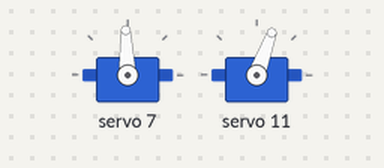
A sketch run on a simulated Arduino Uno, built with avr-gcc and run on an emulated ATmega328P. Shown: 2 × servo. What the sketch prints to the serial monitor is not drawn.

Above: at 0.05 s.
At 1.5 s:
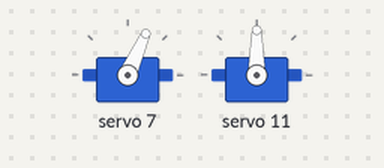
At 3.75 s:
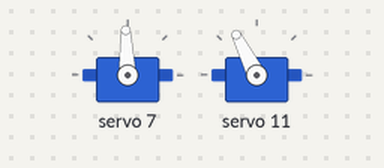
At 7.5 s:
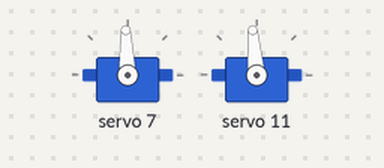
Timing chart, 0 to 9.8 s (numbered marks = the images above):
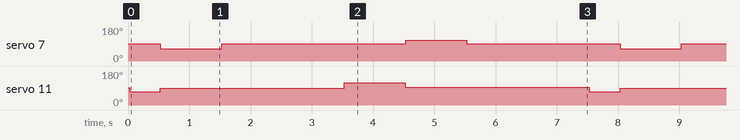

The sketch:

trote.ino
```cpp
#include <Wire.h>
#include <Adafruit_PWMServoDriver.h>

Adafruit_PWMServoDriver pwm = Adafruit_PWMServoDriver();

#define MOTORc 7
#define MOTORo 11

// --- AJUSTE ESTES DOIS ---
int MEU_ZERO = 366;   // ponto morto encontrado
int TEMPO_180 = 1000;  // Tempo para meia volta

void setup() {
  Serial.begin(9600); // Inicia a conversa com o computador
  pwm.begin();
  pwm.setPWMFreq(60);

  Serial.println("--- SpotMicro: Teste de Direcao ---");
  pwm.setPWM(MOTORc, 0, MEU_ZERO); // Começa parado
  pwm.setPWM(MOTORo, 0, MEU_ZERO); // Começa parado
}

void loop() {
  // 1. VAI (Sentido horario)
  Serial.print(">>> VAI ombro (Valor: 210) | Sentido: Anti Horario ");
  pwm.setPWM(MOTORo, 0, 310);
  delay(500);
  //Serial.println(" | PARADO");
  pwm.setPWM(MOTORo, 0, 361);

  Serial.print(">>> VAI joelho (Valor: 210) | Sentido: Horario ");
  pwm.setPWM(MOTORc, 0, 300);
  delay(TEMPO_180);
  Serial.println(" | PARADO");
  pwm.setPWM(MOTORc, 0, MEU_ZERO);

  delay(2000);

  // 2. VOLTA (Sentido B)
  Serial.print("<<< VOLTA ombro (Valor: 522) | Sentido: horario ");
  pwm.setPWM(MOTORo, 0, 430); // Usei 522 para equilibrar a velocidade com o 210
  delay(TEMPO_180);
  Serial.println(" | PARADO");
  pwm.setPWM(MOTORo, 0, 374);

  Serial.print("<<< VOLTA joelho (Valor: 522) | Sentido: Anti-horario ");
  pwm.setPWM(MOTORc, 0, 412); // Usei 522 para equilibrar a velocidade com o 210
  delay(TEMPO_180);
  Serial.println(" | PARADO");
  pwm.setPWM(MOTORc, 0, MEU_ZERO);

  delay(2000);
}
```

Measured:
- by itself, servo 7: repeats every 7.5 s: 92° 3.0 s, 110° 1.0 s, 92° 2.5 s, 66° 1.0 s
- by itself, servo 11: repeats every 7.5 s: 90° 3.0 s, 117° 1.0 s, 95° 3.0 s, 70° 0.50 s
